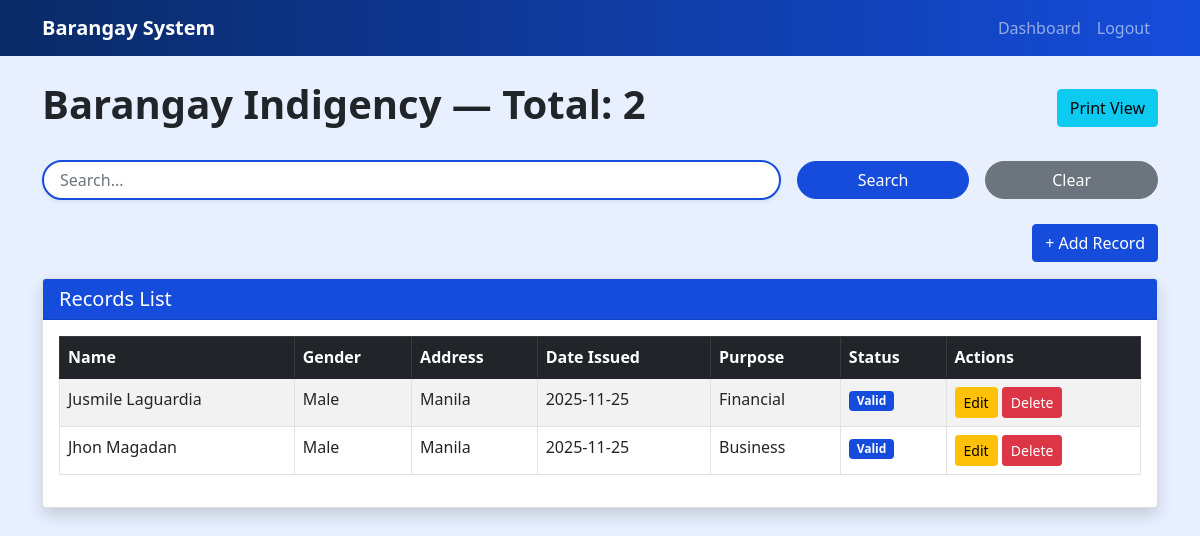
Before: /indigency with the older database file.
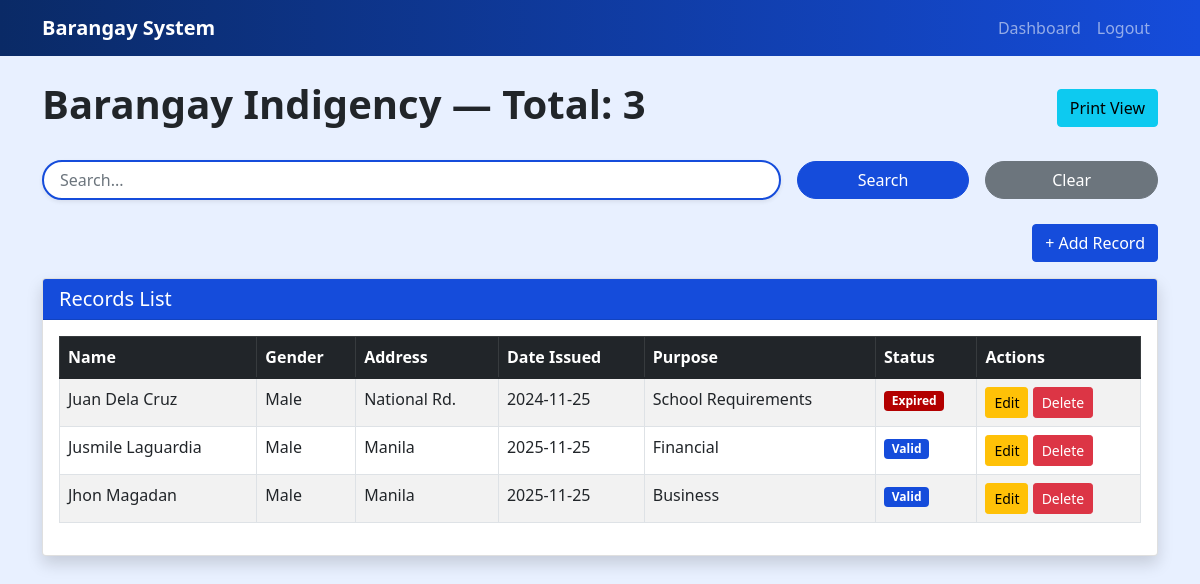
After: the same page with the newer database file.
### models.py (models this page shows)
class Indigency(db.Model):
    id = db.Column(db.Integer, primary_key=True)
    name = db.Column(db.String(200), nullable=False)
    address = db.Column(db.String(300))
    gender = db.Column(db.String(20))
    purpose = db.Column(db.String(300))
    status = db.Column(db.String(50))
    date_issued = db.Column(db.Date)

### app.py (the view, shortened to what this page needs)
        def view_func():
            q = request.args.get("q", "").strip()
            month = request.args.get("month", "")
            year = request.args.get("year", "")
            qry = Model.query
            if q:
                like = f"%{q}%"
                text_cols = [getattr(Model, c.name) for c in Model.__table__.columns if hasattr(c.type,"length") or c.type.__class__.__name__.lower() in ("text","varchar","string")]
                if text_cols:
                    qry = qry.filter(or_(*[col.ilike(like) for col in text_cols]))
            if month and year and "date_issued" in Model.__table__.columns.keys():
                qry = qry.filter(
                    db.func.strftime("%m", Model.date_issued) == f"{int(month):02d}",
                    db.func.strftime("%Y", Model.date_issued) == year
                )
            records_orm = qry.order_by(Model.id.desc()).all()
            today = datetime.utcnow().date()
            for r in records_orm:
                if hasattr(r,"date_issued") and r.date_issued:
                    months = 12 if "business" in (getattr(r,"purpose","") or "").lower() else 6
                    expiry = r.date_issued + timedelta(days=30*months)
                    if hasattr(r,"status"):
                        r.status = "Expired" if today>expiry else "Valid"
            records = [row_to_dict(r, Model) for r in records_orm]
            headers = model_headers(Model)
            fields = make_fields_from_model(Model)
            return render_template(template, title=title, records=records, q=q, month=month, year=year, route_name=prefix, headers=headers, fields=fields)

### app.py (called while the page is built)
def column_is_date(col):
    return "DATE" in str(col.type).upper() or col.type.__class__.__name__.lower().startswith("date")

def column_is_numeric(col):
    return col.type.__class__.__name__.lower() in ("integer", "bigint", "smallint", "numeric", "float", "decimal")

def model_columns(Model):
    return [c for c in Model.__table__.columns]

def model_headers(Model):
    return [c.name for c in model_columns(Model)]

def row_to_dict(row, Model):
    out = {}
    for c in model_columns(Model):
        val = getattr(row, c.name)
        if isinstance(val, datetime):
            out[c.name] = val.date().isoformat()
        elif hasattr(val, "isoformat") and column_is_date(c) and val is not None:
            try:
                out[c.name] = val.isoformat()
            except:
                out[c.name] = str(val)
        else:
            out[c.name] = val
    return out

### templates/indigency.html (shortened to what this page needs)
{% extends 'record_template.html' %}

### templates/record_template.html (shortened to what this page needs)
<!DOCTYPE html>
<html lang="en">
<head>
    <link href="https://cdn.jsdelivr.net/npm/bootstrap@5.1.3/dist/css/bootstrap.min.css" rel="stylesheet">
</head>
<body>
<nav class="navbar navbar-expand-lg navbar-dark">
    <div class="container">
        <a class="navbar-brand fw-bold" href="{{ url_for('index') }}">Barangay System</a>
        <div class="navbar-nav ms-auto">
            <a class="nav-link" href="{{ url_for('index') }}">Dashboard</a>
            <a class="nav-link" href="{{ url_for('auth.logout') }}">Logout</a>
        </div>
    </div>
</nav>
<div class="container mt-4">
    <div class="d-flex justify-content-between align-items-center mb-4">
        <h1 class="fw-bold text-center text-dark">{{ title }} — Total: {{ records|length }}</h1>
        <div>
            <a href="{{ url_for('print_view', rtype=route_name) }}" class="btn btn-info">Print View</a>
        </div>
    </div>
    <div class="mb-4">
    <form method="GET">
        <div class="row g-3 align-items-center">
            <div class="col-md-8">
                <input type="text" name="q" value="{{ q }}" class="form-control rounded-pill shadow-sm px-3"
                       style="border: 2px solid #154cdb;" placeholder="Search...">
            </div>
            <div class="col-md-2">
                <button class="btn btn-primary w-100 rounded-pill">Search</button>
            </div>
            <div class="col-md-2">
                <a href="{{ url_for('view_' + route_name) }}" class="btn btn-secondary w-100 rounded-pill">Clear</a>
            </div>
        </div>
    </form>
</div>
<div class="text-end mb-3">
        <button class="btn btn-primary" id="toggleAddForm">+ Add Record</button>
    </div>
    <div class="card shadow">
        <div class="card-header"><h5 class="mb-0">Records List</h5></div>
        <div class="card-body">
            {% if records %}
            <div class="table-responsive">
                <table class="table table-bordered table-striped">
                    <thead class="table-dark">
                    <tr>
                        {% for f in fields %}
                            <th>{{ f.name.replace('_',' ')|title }}</th>
                        {% endfor %}
                        {% if 'status' in headers %}
                            <th>Status</th>
                        {% endif %}
                        <th>Actions</th>
                    </tr>
                    </thead>
                    <tbody>
                    {% for r in records %}
                        <tr>
                            {% for f in fields %}
                                <td>{{ r[f.name] }}</td>
                            {% endfor %}
                            {% if 'status' in headers %}
                                <td>
                                    {% if r.status %}
                                        <span class="badge bg-{{ 'danger' if r.status=='Expired' else 'success' }}">{{ r.status }}</span>
                                    {% else %} — {% endif %}
                                </td>
                            {% endif %}
                            <td>
                                <a href="{{ url_for('edit_record', rtype=route_name, id=r['id']) }}"
                                   class="btn btn-sm btn-warning">Edit</a>
                                <form action="{{ url_for('delete_record', rtype=route_name, id=r['id']) }}"
                                      method="POST" style="display:inline;">
                                    <button class="btn btn-sm btn-danger" onclick="return confirm('Delete record?')">Delete</button>
                                </form>
                            </td>
                        </tr>
                    {% endfor %}
                    </tbody>
                </table>
            </div>
            {% else %}
                <div class="alert alert-info">No records found.</div>
            {% endif %}
        </div>
    </div>
</div>
</body>
</html>

Changed rows visible on the page:
added Indigency: name "Juan Dela Cruz" "Male" "National Rd." "2024-11-25" "School Requirements", status "Expired"
Other visible differences:
{{ records|length }}: "2" → "3"
